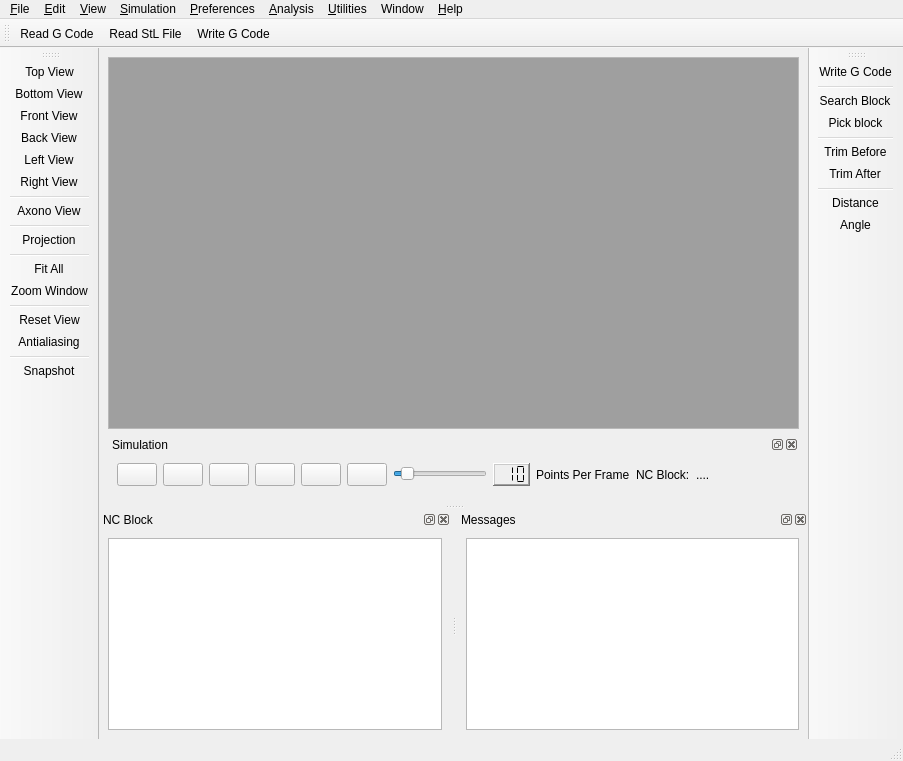
<?xml version="1.0" encoding="UTF-8"?>
<ui version="4.0">
 <class>MainWindow</class>
 <widget class="QMainWindow" name="MainWindow">
  <property name="geometry">
   <rect>
    <x>0</x>
    <y>0</y>
    <width>903</width>
    <height>761</height>
   </rect>
  </property>
  <property name="windowTitle">
   <string>MainWindow</string>
  </property>
  <property name="windowIcon">
   <iconset resource="Virmac.qrc">
    <normaloff>:/new/prefix1/images/appicon.png</normaloff>:/new/prefix1/images/appicon.png</iconset>
  </property>
  <widget class="QWidget" name="centralwidget">
   <layout class="QGridLayout" name="gridLayout_2">
    <item row="0" column="0">
     <widget class="QMdiArea" name="mdiArea">
      <property name="frameShape">
       <enum>QFrame::StyledPanel</enum>
      </property>
      <property name="frameShadow">
       <enum>QFrame::Sunken</enum>
      </property>
      <property name="verticalScrollBarPolicy">
       <enum>Qt::ScrollBarAsNeeded</enum>
      </property>
      <property name="horizontalScrollBarPolicy">
       <enum>Qt::ScrollBarAsNeeded</enum>
      </property>
     </widget>
    </item>
    <item row="1" column="0">
     <widget class="QDockWidget" name="dockSimulationBar">
      <property name="windowTitle">
       <string>Simulation</string>
      </property>
      <widget class="QWidget" name="dockWidgetContents_4">
       <layout class="QGridLayout" name="gridLayout">
        <item row="0" column="0">
         <layout class="QHBoxLayout" name="horizontalLayout">
          <item>
           <widget class="QPushButton" name="playButton">
            <property name="maximumSize">
             <size>
              <width>55</width>
              <height>42</height>
             </size>
            </property>
            <property name="autoFillBackground">
             <bool>true</bool>
            </property>
            <property name="text">
             <string/>
            </property>
            <property name="icon">
             <iconset resource="Virmac.qrc">
              <normaloff>:/new/prefix1/images/play.png</normaloff>:/new/prefix1/images/play.png</iconset>
            </property>
            <property name="iconSize">
             <size>
              <width>40</width>
              <height>25</height>
             </size>
            </property>
           </widget>
          </item>
          <item>
           <widget class="QPushButton" name="stepButton">
            <property name="maximumSize">
             <size>
              <width>55</width>
              <height>42</height>
             </size>
            </property>
            <property name="text">
             <string/>
            </property>
            <property name="icon">
             <iconset resource="Virmac.qrc">
              <normaloff>:/new/prefix1/images/playstep.png</normaloff>:/new/prefix1/images/playstep.png</iconset>
            </property>
            <property name="iconSize">
             <size>
              <width>40</width>
              <height>25</height>
             </size>
            </property>
           </widget>
          </item>
          <item>
           <widget class="QPushButton" name="pickPlayButton">
            <property name="maximumSize">
             <size>
              <width>55</width>
              <height>42</height>
             </size>
            </property>
            <property name="text">
             <string/>
            </property>
            <property name="icon">
             <iconset resource="Virmac.qrc">
              <normaloff>:/new/prefix1/images/pickplay.png</normaloff>:/new/prefix1/images/pickplay.png</iconset>
            </property>
            <property name="iconSize">
             <size>
              <width>40</width>
              <height>25</height>
             </size>
            </property>
           </widget>
          </item>
          <item>
           <widget class="QPushButton" name="rewindButton">
            <property name="maximumSize">
             <size>
              <width>55</width>
              <height>42</height>
             </size>
            </property>
            <property name="text">
             <string/>
            </property>
            <property name="icon">
             <iconset resource="Virmac.qrc">
              <normaloff>:/new/prefix1/images/rewind.png</normaloff>:/new/prefix1/images/rewind.png</iconset>
            </property>
            <property name="iconSize">
             <size>
              <width>40</width>
              <height>25</height>
             </size>
            </property>
           </widget>
          </item>
          <item>
           <widget class="QPushButton" name="pauseButton">
            <property name="maximumSize">
             <size>
              <width>55</width>
              <height>42</height>
             </size>
            </property>
            <property name="text">
             <string/>
            </property>
            <property name="icon">
             <iconset resource="Virmac.qrc">
              <normaloff>:/new/prefix1/images/pause.png</normaloff>:/new/prefix1/images/pause.png</iconset>
            </property>
            <property name="iconSize">
             <size>
              <width>40</width>
              <height>25</height>
             </size>
            </property>
           </widget>
          </item>
          <item>
           <widget class="QPushButton" name="stopButton">
            <property name="maximumSize">
             <size>
              <width>55</width>
              <height>42</height>
             </size>
            </property>
            <property name="text">
             <string/>
            </property>
            <property name="icon">
             <iconset resource="Virmac.qrc">
              <normaloff>:/new/prefix1/images/stop.png</normaloff>:/new/prefix1/images/stop.png</iconset>
            </property>
            <property name="iconSize">
             <size>
              <width>40</width>
              <height>25</height>
             </size>
            </property>
           </widget>
          </item>
          <item>
           <widget class="QSlider" name="horizontalSlider">
            <property name="maximumSize">
             <size>
              <width>100</width>
              <height>20</height>
             </size>
            </property>
            <property name="minimum">
             <number>1</number>
            </property>
            <property name="maximum">
             <number>100</number>
            </property>
            <property name="value">
             <number>10</number>
            </property>
            <property name="orientation">
             <enum>Qt::Horizontal</enum>
            </property>
            <property name="tickPosition">
             <enum>QSlider::NoTicks</enum>
            </property>
           </widget>
          </item>
          <item>
           <widget class="QLCDNumber" name="lcdNumber">
            <property name="sizePolicy">
             <sizepolicy hsizetype="Minimum" vsizetype="Fixed">
              <horstretch>0</horstretch>
              <verstretch>0</verstretch>
             </sizepolicy>
            </property>
            <property name="maximumSize">
             <size>
              <width>46</width>
              <height>30</height>
             </size>
            </property>
            <property name="frameShape">
             <enum>QFrame::WinPanel</enum>
            </property>
            <property name="frameShadow">
             <enum>QFrame::Raised</enum>
            </property>
            <property name="smallDecimalPoint">
             <bool>true</bool>
            </property>
            <property name="digitCount">
             <number>3</number>
            </property>
            <property name="segmentStyle">
             <enum>QLCDNumber::Flat</enum>
            </property>
            <property name="value" stdset="0">
             <double>10.000000000000000</double>
            </property>
           </widget>
          </item>
          <item>
           <widget class="QLabel" name="label">
            <property name="text">
             <string>Points Per Frame</string>
            </property>
           </widget>
          </item>
          <item>
           <widget class="QLabel" name="label_2">
            <property name="text">
             <string>NC Block:</string>
            </property>
           </widget>
          </item>
          <item>
           <widget class="QLabel" name="labelNCBlock">
            <property name="sizePolicy">
             <sizepolicy hsizetype="MinimumExpanding" vsizetype="Preferred">
              <horstretch>0</horstretch>
              <verstretch>0</verstretch>
             </sizepolicy>
            </property>
            <property name="text">
             <string>....</string>
            </property>
           </widget>
          </item>
         </layout>
        </item>
       </layout>
      </widget>
     </widget>
    </item>
   </layout>
  </widget>
  <widget class="QMenuBar" name="menubar">
   <property name="geometry">
    <rect>
     <x>0</x>
     <y>0</y>
     <width>903</width>
     <height>22</height>
    </rect>
   </property>
   <widget class="QMenu" name="menu_Edit">
    <property name="title">
     <string>&amp;Edit</string>
    </property>
    <addaction name="actionTrimBefore"/>
    <addaction name="actionTrimAfter"/>
   </widget>
   <widget class="QMenu" name="menuFile">
    <property name="title">
     <string>&amp;File</string>
    </property>
    <addaction name="actionNew"/>
    <addaction name="actionOpen"/>
    <addaction name="actionReadGCode"/>
    <addaction name="actionWriteGCode"/>
    <addaction name="actionReadStLFile"/>
    <addaction name="separator"/>
    <addaction name="actionExit"/>
   </widget>
   <widget class="QMenu" name="menu_Simulation">
    <property name="title">
     <string>&amp;Simulation</string>
    </property>
    <addaction name="actionPlay"/>
    <addaction name="actionPlayStep"/>
    <addaction name="actionPickNPlay"/>
    <addaction name="actionRewind"/>
    <addaction name="actionPause"/>
    <addaction name="actionStop"/>
    <addaction name="separator"/>
    <addaction name="actionDeleteSirus"/>
    <addaction name="actionDeleteModel"/>
    <addaction name="separator"/>
    <addaction name="actionSettings"/>
    <addaction name="actionToolLibrary"/>
    <addaction name="actionRotaryAxes"/>
   </widget>
   <widget class="QMenu" name="menu_Preferences">
    <property name="title">
     <string>&amp;Preferences</string>
    </property>
    <widget class="QMenu" name="menu_Tool">
     <property name="title">
      <string>&amp;Tool</string>
     </property>
     <widget class="QMenu" name="menuTrail">
      <property name="title">
       <string>Trail</string>
      </property>
      <addaction name="actionTrailOff"/>
     </widget>
     <addaction name="actionTransparent"/>
     <addaction name="actionToolHide"/>
     <addaction name="actionToolColor"/>
     <addaction name="separator"/>
     <addaction name="menuTrail"/>
    </widget>
    <widget class="QMenu" name="menu_Model">
     <property name="title">
      <string>&amp;Model</string>
     </property>
     <addaction name="actionWireframe"/>
     <addaction name="actionModelHide"/>
     <addaction name="actionModelColor"/>
     <addaction name="actionMaterial"/>
     <addaction name="separator"/>
     <addaction name="actionShowNormals"/>
    </widget>
    <widget class="QMenu" name="menuGrid">
     <property name="title">
      <string>Grid</string>
     </property>
     <addaction name="actionGridSettings"/>
     <addaction name="actionGridColor"/>
     <addaction name="actionGridOn"/>
    </widget>
    <widget class="QMenu" name="menuColors">
     <property name="title">
      <string>Colors</string>
     </property>
     <addaction name="actionColorToolPath"/>
     <addaction name="actionColorFeedTrail"/>
     <addaction name="actionColorRapidTrail"/>
     <addaction name="actionColorG02Trail"/>
     <addaction name="actionColorG03Trail"/>
    </widget>
    <addaction name="menu_Tool"/>
    <addaction name="menu_Model"/>
    <addaction name="actionHideSirus"/>
    <addaction name="menuColors"/>
    <addaction name="menuGrid"/>
    <addaction name="separator"/>
    <addaction name="actionShowCircularInterp"/>
    <addaction name="actionTransformations"/>
   </widget>
   <widget class="QMenu" name="menu_Analysis">
    <property name="title">
     <string>&amp;Analysis</string>
    </property>
    <addaction name="actionIntersections"/>
    <addaction name="separator"/>
    <addaction name="actionRoughStock"/>
    <addaction name="actionWYSIWYC"/>
   </widget>
   <widget class="QMenu" name="menu_Utilities">
    <property name="title">
     <string>&amp;Utilities</string>
    </property>
    <widget class="QMenu" name="menuMeasure">
     <property name="title">
      <string>Measure</string>
     </property>
     <addaction name="actionDistance"/>
     <addaction name="actionAngle"/>
    </widget>
    <addaction name="actionSearchBlock"/>
    <addaction name="actionPickblock"/>
    <addaction name="menuMeasure"/>
    <addaction name="separator"/>
    <addaction name="actionSimulReport"/>
   </widget>
   <widget class="QMenu" name="menu_Help">
    <property name="title">
     <string>&amp;Help</string>
    </property>
    <addaction name="actionContents"/>
    <addaction name="actionAbout"/>
   </widget>
   <widget class="QMenu" name="menu_View">
    <property name="title">
     <string>&amp;View</string>
    </property>
    <addaction name="actionTopView"/>
    <addaction name="actionBottomView"/>
    <addaction name="actionFrontView"/>
    <addaction name="actionBackView"/>
    <addaction name="actionLeftView"/>
    <addaction name="actionRightView"/>
    <addaction name="actionAxonoView"/>
    <addaction name="separator"/>
    <addaction name="actionProjection"/>
    <addaction name="separator"/>
    <addaction name="actionFitAll"/>
    <addaction name="actionZoomWindow"/>
    <addaction name="actionResetView"/>
    <addaction name="separator"/>
    <addaction name="actionAntialiasing"/>
    <addaction name="actionSnapshot"/>
    <addaction name="separator"/>
    <addaction name="actionToolbars"/>
    <addaction name="actionSimulationbar"/>
    <addaction name="actionMessagebar"/>
    <addaction name="actionNCBlockbar"/>
    <addaction name="actionStatusbar"/>
   </widget>
   <widget class="QMenu" name="menuWindow">
    <property name="title">
     <string>Window</string>
    </property>
    <addaction name="actionTile"/>
    <addaction name="actionCascade"/>
   </widget>
   <addaction name="menuFile"/>
   <addaction name="menu_Edit"/>
   <addaction name="menu_View"/>
   <addaction name="menu_Simulation"/>
   <addaction name="menu_Preferences"/>
   <addaction name="menu_Analysis"/>
   <addaction name="menu_Utilities"/>
   <addaction name="menuWindow"/>
   <addaction name="menu_Help"/>
  </widget>
  <widget class="QStatusBar" name="statusbar"/>
  <widget class="QToolBar" name="toolBar">
   <property name="orientation">
    <enum>Qt::Horizontal</enum>
   </property>
   <attribute name="toolBarArea">
    <enum>TopToolBarArea</enum>
   </attribute>
   <attribute name="toolBarBreak">
    <bool>false</bool>
   </attribute>
   <addaction name="actionReadGCode"/>
   <addaction name="actionReadStLFile"/>
   <addaction name="actionWriteGCode"/>
  </widget>
  <widget class="QToolBar" name="toolBar_2">
   <property name="orientation">
    <enum>Qt::Vertical</enum>
   </property>
   <attribute name="toolBarArea">
    <enum>LeftToolBarArea</enum>
   </attribute>
   <attribute name="toolBarBreak">
    <bool>false</bool>
   </attribute>
   <addaction name="actionTopView"/>
   <addaction name="actionBottomView"/>
   <addaction name="actionFrontView"/>
   <addaction name="actionBackView"/>
   <addaction name="actionLeftView"/>
   <addaction name="actionRightView"/>
   <addaction name="separator"/>
   <addaction name="actionAxonoView"/>
   <addaction name="separator"/>
   <addaction name="actionProjection"/>
   <addaction name="separator"/>
   <addaction name="actionFitAll"/>
   <addaction name="actionZoomWindow"/>
   <addaction name="separator"/>
   <addaction name="actionResetView"/>
   <addaction name="actionAntialiasing"/>
   <addaction name="separator"/>
   <addaction name="actionSnapshot"/>
  </widget>
  <widget class="QToolBar" name="toolBar_3">
   <property name="orientation">
    <enum>Qt::Vertical</enum>
   </property>
   <attribute name="toolBarArea">
    <enum>RightToolBarArea</enum>
   </attribute>
   <attribute name="toolBarBreak">
    <bool>false</bool>
   </attribute>
   <addaction name="actionWriteGCode"/>
   <addaction name="separator"/>
   <addaction name="actionSearchBlock"/>
   <addaction name="actionPickblock"/>
   <addaction name="separator"/>
   <addaction name="actionTrimBefore"/>
   <addaction name="actionTrimAfter"/>
   <addaction name="separator"/>
   <addaction name="actionDistance"/>
   <addaction name="actionAngle"/>
  </widget>
  <widget class="QDockWidget" name="dockNCBlock">
   <property name="sizePolicy">
    <sizepolicy hsizetype="Preferred" vsizetype="Preferred">
     <horstretch>0</horstretch>
     <verstretch>0</verstretch>
    </sizepolicy>
   </property>
   <property name="maximumSize">
    <size>
     <width>524287</width>
     <height>524287</height>
    </size>
   </property>
   <property name="baseSize">
    <size>
     <width>0</width>
     <height>150</height>
    </size>
   </property>
   <property name="windowTitle">
    <string>NC Block</string>
   </property>
   <attribute name="dockWidgetArea">
    <number>8</number>
   </attribute>
   <widget class="QWidget" name="dockWidgetContents">
    <layout class="QGridLayout">
     <item row="0" column="0">
      <widget class="QListWidget" name="listWidget">
       <property name="maximumSize">
        <size>
         <width>16777215</width>
         <height>16777215</height>
        </size>
       </property>
       <property name="baseSize">
        <size>
         <width>0</width>
         <height>150</height>
        </size>
       </property>
      </widget>
     </item>
    </layout>
   </widget>
  </widget>
  <widget class="QDockWidget" name="dockMessages">
   <property name="sizePolicy">
    <sizepolicy hsizetype="Preferred" vsizetype="Preferred">
     <horstretch>0</horstretch>
     <verstretch>0</verstretch>
    </sizepolicy>
   </property>
   <property name="maximumSize">
    <size>
     <width>524287</width>
     <height>524287</height>
    </size>
   </property>
   <property name="baseSize">
    <size>
     <width>0</width>
     <height>150</height>
    </size>
   </property>
   <property name="windowTitle">
    <string>Messages</string>
   </property>
   <attribute name="dockWidgetArea">
    <number>8</number>
   </attribute>
   <widget class="QWidget" name="dockWidgetContents_2">
    <layout class="QGridLayout">
     <item row="0" column="0">
      <widget class="QListWidget" name="listWidget_2">
       <property name="maximumSize">
        <size>
         <width>16777215</width>
         <height>16777215</height>
        </size>
       </property>
       <property name="baseSize">
        <size>
         <width>0</width>
         <height>150</height>
        </size>
       </property>
      </widget>
     </item>
    </layout>
   </widget>
  </widget>
  <action name="actionReadGCode">
   <property name="icon">
    <iconset resource="Virmac.qrc">
     <normaloff>:/new/prefix1/images/filegcode.png</normaloff>:/new/prefix1/images/filegcode.png</iconset>
   </property>
   <property name="text">
    <string>&amp;Read G Code</string>
   </property>
  </action>
  <action name="actionWriteGCode">
   <property name="icon">
    <iconset resource="Virmac.qrc">
     <normaloff>:/new/prefix1/images/filewritegcode.png</normaloff>:/new/prefix1/images/filewritegcode.png</iconset>
   </property>
   <property name="text">
    <string>&amp;Write G Code</string>
   </property>
  </action>
  <action name="actionReadStLFile">
   <property name="icon">
    <iconset resource="Virmac.qrc">
     <normaloff>:/new/prefix1/images/filestl.png</normaloff>:/new/prefix1/images/filestl.png</iconset>
   </property>
   <property name="text">
    <string>Read &amp;StL File</string>
   </property>
  </action>
  <action name="actionExit">
   <property name="icon">
    <iconset resource="Virmac.qrc">
     <normaloff>:/new/prefix1/images/quit.png</normaloff>:/new/prefix1/images/quit.png</iconset>
   </property>
   <property name="text">
    <string>E&amp;xit</string>
   </property>
  </action>
  <action name="actionTrimBefore">
   <property name="icon">
    <iconset resource="Virmac.qrc">
     <normaloff>:/new/prefix1/images/trimbefore.png</normaloff>:/new/prefix1/images/trimbefore.png</iconset>
   </property>
   <property name="text">
    <string>Trim &amp;Before</string>
   </property>
  </action>
  <action name="actionTrimAfter">
   <property name="icon">
    <iconset resource="Virmac.qrc">
     <normaloff>:/new/prefix1/images/trimafter.png</normaloff>:/new/prefix1/images/trimafter.png</iconset>
   </property>
   <property name="text">
    <string>Trim &amp;After</string>
   </property>
  </action>
  <action name="actionTopView">
   <property name="icon">
    <iconset resource="Virmac.qrc">
     <normaloff>:/new/prefix1/images/top.png</normaloff>:/new/prefix1/images/top.png</iconset>
   </property>
   <property name="text">
    <string>&amp;Top View</string>
   </property>
  </action>
  <action name="actionBottomView">
   <property name="icon">
    <iconset resource="Virmac.qrc">
     <normaloff>:/new/prefix1/images/bottom.png</normaloff>:/new/prefix1/images/bottom.png</iconset>
   </property>
   <property name="text">
    <string>&amp;Bottom View</string>
   </property>
  </action>
  <action name="actionFrontView">
   <property name="icon">
    <iconset resource="Virmac.qrc">
     <normaloff>:/new/prefix1/images/front.png</normaloff>:/new/prefix1/images/front.png</iconset>
   </property>
   <property name="text">
    <string>&amp;Front View</string>
   </property>
  </action>
  <action name="actionBackView">
   <property name="icon">
    <iconset resource="Virmac.qrc">
     <normaloff>:/new/prefix1/images/back.png</normaloff>:/new/prefix1/images/back.png</iconset>
   </property>
   <property name="text">
    <string>Bac&amp;k View</string>
   </property>
  </action>
  <action name="actionLeftView">
   <property name="icon">
    <iconset resource="Virmac.qrc">
     <normaloff>:/new/prefix1/images/left.png</normaloff>:/new/prefix1/images/left.png</iconset>
   </property>
   <property name="text">
    <string>&amp;Left View</string>
   </property>
  </action>
  <action name="actionRightView">
   <property name="icon">
    <iconset resource="Virmac.qrc">
     <normaloff>:/new/prefix1/images/right.png</normaloff>:/new/prefix1/images/right.png</iconset>
   </property>
   <property name="text">
    <string>&amp;Right View</string>
   </property>
  </action>
  <action name="actionAxonoView">
   <property name="icon">
    <iconset resource="Virmac.qrc">
     <normaloff>:/new/prefix1/images/axo.png</normaloff>:/new/prefix1/images/axo.png</iconset>
   </property>
   <property name="text">
    <string>&amp;Axono View</string>
   </property>
  </action>
  <action name="actionProjection">
   <property name="icon">
    <iconset resource="Virmac.qrc">
     <normaloff>:/new/prefix1/images/ortho.png</normaloff>:/new/prefix1/images/ortho.png</iconset>
   </property>
   <property name="text">
    <string>Projection</string>
   </property>
  </action>
  <action name="actionFitAll">
   <property name="icon">
    <iconset resource="Virmac.qrc">
     <normaloff>:/new/prefix1/images/fitall.png</normaloff>:/new/prefix1/images/fitall.png</iconset>
   </property>
   <property name="text">
    <string>Fit All</string>
   </property>
  </action>
  <action name="actionAbout">
   <property name="text">
    <string>About</string>
   </property>
  </action>
  <action name="actionZoomWindow">
   <property name="icon">
    <iconset resource="Virmac.qrc">
     <normaloff>:/new/prefix1/images/zoomwin.png</normaloff>:/new/prefix1/images/zoomwin.png</iconset>
   </property>
   <property name="text">
    <string>&amp;Zoom Window</string>
   </property>
  </action>
  <action name="actionResetView">
   <property name="icon">
    <iconset resource="Virmac.qrc">
     <normaloff>:/new/prefix1/images/resetview.png</normaloff>:/new/prefix1/images/resetview.png</iconset>
   </property>
   <property name="text">
    <string>Reset &amp;View</string>
   </property>
  </action>
  <action name="actionAntialiasing">
   <property name="icon">
    <iconset resource="Virmac.qrc">
     <normaloff>:/new/prefix1/images/antial.png</normaloff>:/new/prefix1/images/antial.png</iconset>
   </property>
   <property name="text">
    <string>Antialiasing</string>
   </property>
  </action>
  <action name="actionSnapshot">
   <property name="icon">
    <iconset resource="Virmac.qrc">
     <normaloff>:/new/prefix1/images/snapshot.png</normaloff>:/new/prefix1/images/snapshot.png</iconset>
   </property>
   <property name="text">
    <string>&amp;Snapshot</string>
   </property>
  </action>
  <action name="actionToolbars">
   <property name="checkable">
    <bool>true</bool>
   </property>
   <property name="checked">
    <bool>true</bool>
   </property>
   <property name="text">
    <string>Toolbars</string>
   </property>
  </action>
  <action name="actionMessagebar">
   <property name="checkable">
    <bool>true</bool>
   </property>
   <property name="checked">
    <bool>true</bool>
   </property>
   <property name="text">
    <string>Messagebar</string>
   </property>
  </action>
  <action name="actionNCBlockbar">
   <property name="checkable">
    <bool>true</bool>
   </property>
   <property name="checked">
    <bool>true</bool>
   </property>
   <property name="text">
    <string>NCBlockbar</string>
   </property>
  </action>
  <action name="actionStatusbar">
   <property name="checkable">
    <bool>true</bool>
   </property>
   <property name="checked">
    <bool>true</bool>
   </property>
   <property name="text">
    <string>Statusbar</string>
   </property>
  </action>
  <action name="actionPlay">
   <property name="icon">
    <iconset resource="Virmac.qrc">
     <normaloff>:/new/prefix1/images/play.png</normaloff>:/new/prefix1/images/play.png</iconset>
   </property>
   <property name="text">
    <string>&amp;Play</string>
   </property>
  </action>
  <action name="actionPlayStep">
   <property name="icon">
    <iconset resource="Virmac.qrc">
     <normaloff>:/new/prefix1/images/playstep.png</normaloff>:/new/prefix1/images/playstep.png</iconset>
   </property>
   <property name="text">
    <string>Pla&amp;y Step</string>
   </property>
  </action>
  <action name="actionPickNPlay">
   <property name="icon">
    <iconset resource="Virmac.qrc">
     <normaloff>:/new/prefix1/images/pickplay.png</normaloff>:/new/prefix1/images/pickplay.png</iconset>
   </property>
   <property name="text">
    <string>Pick &amp;N Play</string>
   </property>
  </action>
  <action name="actionRewind">
   <property name="icon">
    <iconset resource="Virmac.qrc">
     <normaloff>:/new/prefix1/images/rewind.png</normaloff>:/new/prefix1/images/rewind.png</iconset>
   </property>
   <property name="text">
    <string>Re&amp;wind</string>
   </property>
  </action>
  <action name="actionPause">
   <property name="icon">
    <iconset resource="Virmac.qrc">
     <normaloff>:/new/prefix1/images/pause.png</normaloff>:/new/prefix1/images/pause.png</iconset>
   </property>
   <property name="text">
    <string>Pa&amp;use</string>
   </property>
  </action>
  <action name="actionStop">
   <property name="icon">
    <iconset resource="Virmac.qrc">
     <normaloff>:/new/prefix1/images/stop.png</normaloff>:/new/prefix1/images/stop.png</iconset>
   </property>
   <property name="text">
    <string>St&amp;op</string>
   </property>
  </action>
  <action name="actionDeleteSirus">
   <property name="text">
    <string>&amp;Delete Sirus</string>
   </property>
  </action>
  <action name="actionDeleteModel">
   <property name="text">
    <string>Delete &amp;Model</string>
   </property>
  </action>
  <action name="actionSettings">
   <property name="text">
    <string>&amp;Settings</string>
   </property>
  </action>
  <action name="actionToolLibrary">
   <property name="text">
    <string>&amp;Tool Library</string>
   </property>
  </action>
  <action name="actionRotaryAxes">
   <property name="text">
    <string>&amp;Rotary Axes</string>
   </property>
  </action>
  <action name="actionHideSirus">
   <property name="text">
    <string>Hide &amp;Sirus</string>
   </property>
  </action>
  <action name="actionShowCircularInterp">
   <property name="checkable">
    <bool>true</bool>
   </property>
   <property name="text">
    <string>Show &amp;Circular Interp</string>
   </property>
  </action>
  <action name="actionTransformations">
   <property name="text">
    <string>&amp;Transformations</string>
   </property>
  </action>
  <action name="actionTransparent">
   <property name="text">
    <string>Transparent</string>
   </property>
  </action>
  <action name="actionToolHide">
   <property name="text">
    <string>Hide</string>
   </property>
  </action>
  <action name="actionToolColor">
   <property name="text">
    <string>Color</string>
   </property>
  </action>
  <action name="actionTrailOff">
   <property name="text">
    <string>Off</string>
   </property>
  </action>
  <action name="actionWireframe">
   <property name="text">
    <string>Wireframe</string>
   </property>
  </action>
  <action name="actionModelHide">
   <property name="text">
    <string>Hide</string>
   </property>
  </action>
  <action name="actionModelColor">
   <property name="text">
    <string>Color</string>
   </property>
  </action>
  <action name="actionMaterial">
   <property name="text">
    <string>Material</string>
   </property>
  </action>
  <action name="actionShowNormals">
   <property name="text">
    <string>Show Normals</string>
   </property>
  </action>
  <action name="actionGridSettings">
   <property name="text">
    <string>Settings</string>
   </property>
  </action>
  <action name="actionGridColor">
   <property name="text">
    <string>Color</string>
   </property>
  </action>
  <action name="actionGridOn">
   <property name="text">
    <string>On</string>
   </property>
  </action>
  <action name="actionColorToolPath">
   <property name="text">
    <string>Tool Path</string>
   </property>
  </action>
  <action name="actionColorFeedTrail">
   <property name="text">
    <string>Feed Trail</string>
   </property>
  </action>
  <action name="actionColorRapidTrail">
   <property name="text">
    <string>Rapid Trail</string>
   </property>
  </action>
  <action name="actionColorG02Trail">
   <property name="text">
    <string>G02 Trail</string>
   </property>
  </action>
  <action name="actionColorG03Trail">
   <property name="text">
    <string>G03 Trail</string>
   </property>
  </action>
  <action name="actionIntersections">
   <property name="text">
    <string>Intersections</string>
   </property>
  </action>
  <action name="actionRoughStock">
   <property name="text">
    <string>Rough Stock</string>
   </property>
  </action>
  <action name="actionWYSIWYC">
   <property name="text">
    <string>WYSIWYC</string>
   </property>
  </action>
  <action name="actionSearchBlock">
   <property name="icon">
    <iconset resource="Virmac.qrc">
     <normaloff>:/new/prefix1/images/searchbloc.png</normaloff>:/new/prefix1/images/searchbloc.png</iconset>
   </property>
   <property name="text">
    <string>Search Block</string>
   </property>
  </action>
  <action name="actionPickblock">
   <property name="icon">
    <iconset resource="Virmac.qrc">
     <normaloff>:/new/prefix1/images/pickbloc.png</normaloff>:/new/prefix1/images/pickbloc.png</iconset>
   </property>
   <property name="text">
    <string>Pick block</string>
   </property>
  </action>
  <action name="actionSimulReport">
   <property name="text">
    <string>Simulation Report</string>
   </property>
  </action>
  <action name="actionDistance">
   <property name="icon">
    <iconset resource="Virmac.qrc">
     <normaloff>:/new/prefix1/images/measdist.png</normaloff>:/new/prefix1/images/measdist.png</iconset>
   </property>
   <property name="text">
    <string>Distance</string>
   </property>
  </action>
  <action name="actionAngle">
   <property name="icon">
    <iconset resource="Virmac.qrc">
     <normaloff>:/new/prefix1/images/measang.png</normaloff>:/new/prefix1/images/measang.png</iconset>
   </property>
   <property name="text">
    <string>Angle</string>
   </property>
  </action>
  <action name="actionContents">
   <property name="text">
    <string>Contents</string>
   </property>
  </action>
  <action name="actionSimulationbar">
   <property name="checkable">
    <bool>true</bool>
   </property>
   <property name="checked">
    <bool>true</bool>
   </property>
   <property name="text">
    <string>Simulationbar</string>
   </property>
  </action>
  <action name="actionNew">
   <property name="icon">
    <iconset resource="Virmac.qrc">
     <normaloff>:/new/prefix1/images/filenew.png</normaloff>:/new/prefix1/images/filenew.png</iconset>
   </property>
   <property name="text">
    <string>New</string>
   </property>
   <property name="toolTip">
    <string>New Document</string>
   </property>
  </action>
  <action name="actionOpen">
   <property name="icon">
    <iconset resource="Virmac.qrc">
     <normaloff>:/new/prefix1/images/fileopen.png</normaloff>:/new/prefix1/images/fileopen.png</iconset>
   </property>
   <property name="text">
    <string>Open</string>
   </property>
  </action>
  <action name="actionTile">
   <property name="text">
    <string>Tile</string>
   </property>
  </action>
  <action name="actionCascade">
   <property name="text">
    <string>Cascade</string>
   </property>
  </action>
 </widget>
 <resources>
  <include location="Virmac.qrc"/>
 </resources>
 <connections>
  <connection>
   <sender>horizontalSlider</sender>
   <signal>valueChanged(int)</signal>
   <receiver>lcdNumber</receiver>
   <slot>display(int)</slot>
   <hints>
    <hint type="sourcelabel">
     <x>501</x>
     <y>464</y>
    </hint>
    <hint type="destinationlabel">
     <x>559</x>
     <y>468</y>
    </hint>
   </hints>
  </connection>
 </connections>
</ui>
